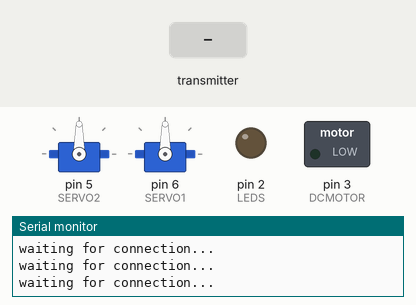
Simulated run of this sketch. Board: Arduino Uno, built with avr-gcc and run on an emulated ATmega328P. Parts: 2 × servo, switched loads named in the sketch (green lamp = pin HIGH), output pins drawn as LEDs (lit = HIGH), the last lines printed to the serial monitor. The test bench sets the inputs (shaded band). No radio packets arrive unless stated.

Above: at 1.7 s.
1.8 s: the transmitter starts sending datas.0 = 0
At 2.3 s:
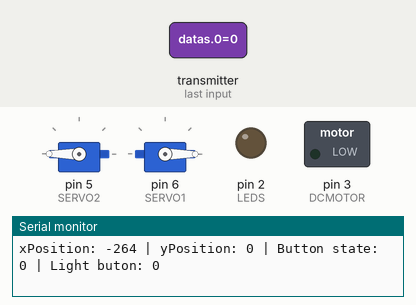
3.3 s: the transmitter starts sending datas.1 = 256
At 4.6 s:
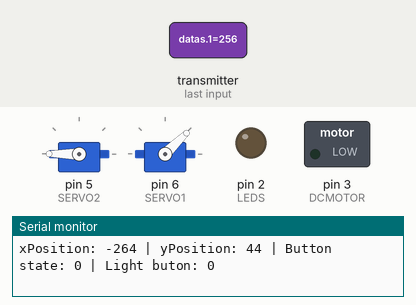
4.9 s: the transmitter starts sending datas.2 = 512
At 5.6 s:
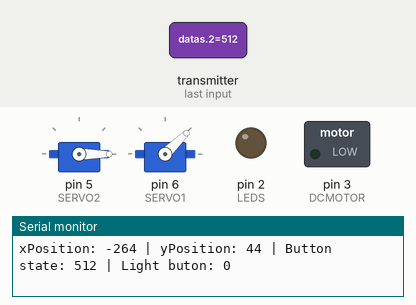
6.4 s: the transmitter starts sending datas.0 = 1023
At 7.7 s:
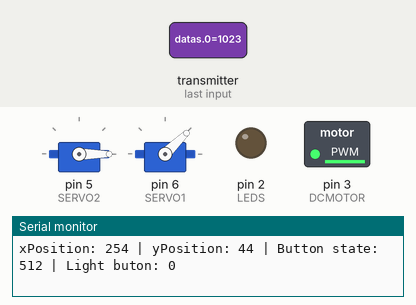
8.0 s: the transmitter starts sending datas.1 = 0
At 9.2 s:
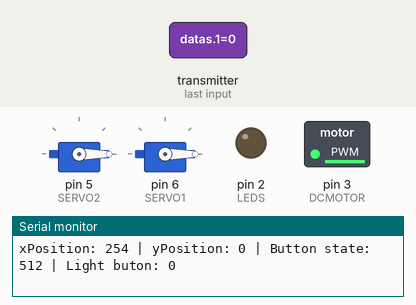
9.5 s: the transmitter starts sending datas.2 = 0
At 10.1 s:
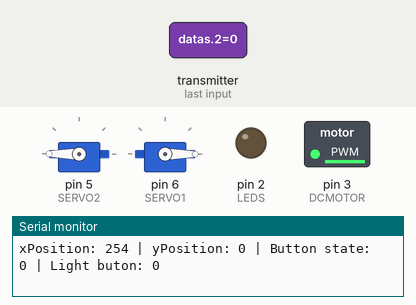
Timing chart, 0 to 12.1 s (numbered marks = the images above; inputs shaded):
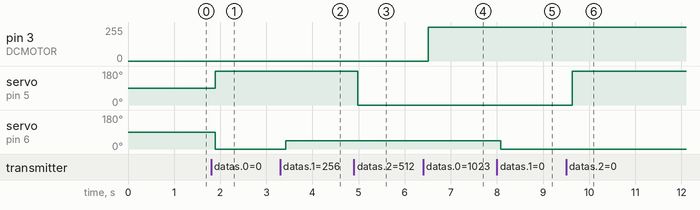

The sketch:

Embedded_Project_Alici.ino.ino
```cpp
// Recever Module

//Include Libraries
#include <Servo.h>
#include <SPI.h>
#include <nRF24L01.h>
#include <RF24.h>

#define CE_PIN 9
#define CSN_PIN 8

#define SERVO1 6 // Serveo 1 port
#define SERVO2 5 // Serveo 2 port
#define DCMOTOR 3 // DC Motor port
#define LEDS 2 // Leds port

// We defined for variables coming from the array
#define KEY1 0
#define KEY2 0
#define KEY3 0
#define KEY4 0

//create an RF24 object
RF24 radio(CE_PIN, CSN_PIN);  // CE, CSN

//address through which two modules communicate.
const byte address[6] = "11100";

int datas[] = { KEY1, KEY2, KEY3, KEY4 };
int servoValue1, servoValue2, swJoistic, ledStatus;
bool open = false; // this defined for car led

// Servo motor objects
Servo servoObje1;
Servo servoObje2;

void setup()
{
  // begin serial port 9600
  while (!Serial);
    Serial.begin(9600);
  delay(500);

  servoObje1.attach(SERVO2);
  servoObje2.attach(SERVO1);
  pinMode(DCMOTOR, OUTPUT);
  pinMode(LEDS, OUTPUT);
  //We communicate via radio
  Serial.println("Nrf24L01 Receiver Initializing...");
  radio.begin();
   //set the address
  radio.openReadingPipe(0, address);
  //Set module as receiver
  radio.startListening();
}

void loop()
{
  if (radio.available()) // if connection available
  {
    // reading data from the radio
    radio.read(datas, sizeof(datas));

    //We adapted the incoming information to a certain range
    servoValue1 = map(datas[0], 522, 1023, 0, 254);
    servoValue2 = map(datas[1], 0, 1023, 0, 179);
    swJoistic = datas[2];
    ledStatus = datas[3];

    Serial.print("xPosition: ");
    Serial.print(servoValue1);
    Serial.print(" | yPosition: ");
    Serial.print(servoValue2);
    Serial.print(" | Button state: ");
    Serial.print(swJoistic);
    // if joistic buton pressed servo moves
    if(datas[2] == 0){
      swJoistic = 180;
    }
    Serial.print(" | Light buton: ");
    Serial.print(ledStatus);
    Serial.println();

    //dc motor moves
    if(servoValue1 >=0 ){
      analogWrite(DCMOTOR, servoValue1);
    }

    // If the button is pressed, the car light turns on.
    // open will be true or false
    if(ledStatus == 1){
      open = !open;
      delay(400);
    }
    if(open){
      digitalWrite(LEDS, HIGH);
    }
    else{
      digitalWrite(LEDS, LOW);
    }

    // adjusting the degree of the servo motor
    servoObje1.write(swJoistic);
    servoObje2.write(servoValue2);
  }
  else { // if connection not available
    Serial.println("waiting for connection...");
  }
}
```

Measured:
- after the input at 1.8 s, servo on pin 5 (SERVO2): 90° → 180° after 0.09 s; servo on pin 6 (SERVO1): 90° → 0° after 0.09 s
- after the input at 3.3 s, servo on pin 6 (SERVO1): 0° → 44° after 0.12 s
- after the input at 4.9 s, servo on pin 5 (SERVO2): 180° → 0° after 0.08 s
- after the input at 6.4 s, pin 3 (DCMOTOR): 0/255 → 254/255 after 0.11 s
- after the input at 8.0 s, servo on pin 6 (SERVO1): 44° → 0° after 0.08 s
- after the input at 9.5 s, servo on pin 5 (SERVO2): 0° → 180° after 0.14 s
